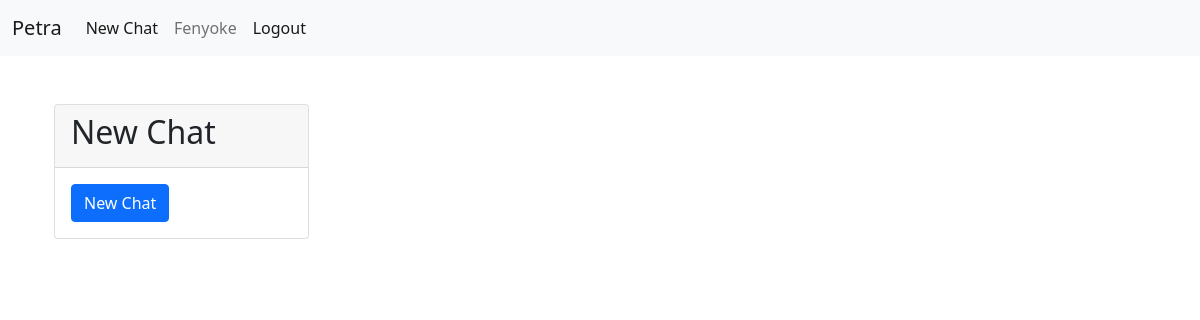
The page /profile/ (signed in) on the database as committed earlier.
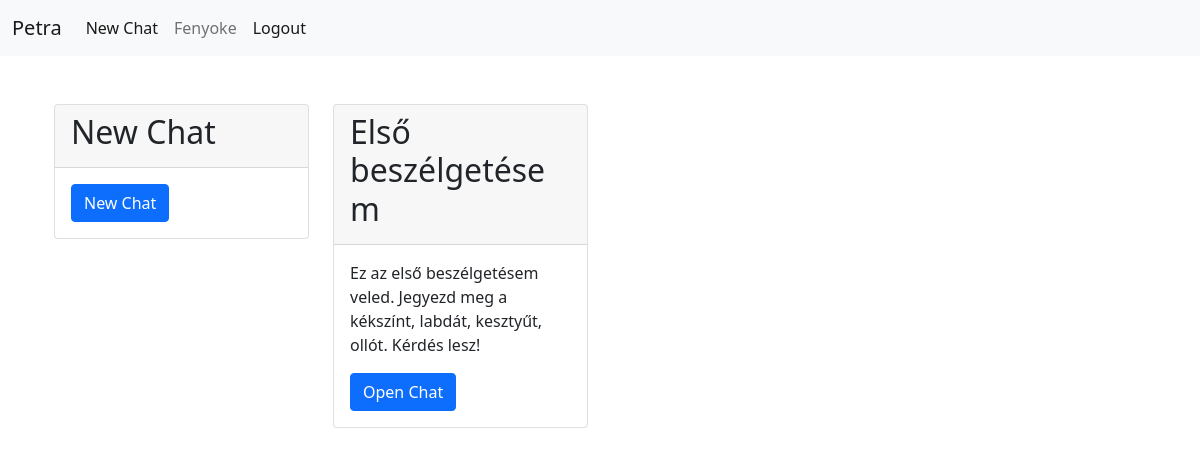
The same page on the database as committed later.
### PetraBot/models.py (models this page shows)
class Chat(models.Model):
    title = models.CharField(max_length=100)
    context = models.CharField(max_length=100)
    user = models.ForeignKey(User, on_delete=models.CASCADE, default=None)

### PetraBot/views.py (the view)
# urls.py: re_path(r'^profile/$', views.profile, name='profile'),
@login_required
def profile(request):
    chats = Chat.objects.all()
    if request.method == 'POST':
        return redirect('chat', pk=request.POST['cid'])
    return render(request, 'profile.html', {'chats': chats})

### templates/profile.html
{% extends 'base.html' %}
{% load static %}
{% block content %}
        <div class="container">
            {% if user.is_authenticated %}
            <div class="row">
                <div class="col-md-3">
                    <div class="card">
                        <div class="card-header">
                            <h2>New Chat</h2>
                        </div>
                        <div class="card-body">
                            <div class="col-md-12">
                                <a href="{% url 'new_chat' %}" class="btn btn-primary">New Chat</a>
                            </div>
                        </div>
                    </div>
                </div>
                {% for user in chats %}
                <div class="col-md-3">
                    <div class="card">
                        <div class="card-header">
                            <h2>{{ user.title }}</h2>
                        </div>
                        <div class="card-body">
                            <div class="col-md-12">
                                <p>{{ user.context }}</p>
                            </div>
                            <div class="col-md-12">
                               <a id = 'cid' name = 'chat' href="{% url 'chat' user.pk %}" class="btn btn-primary">Open Chat</a>
                            </div>
                        </div>
                    </div>
                </div>
                {% endfor %}
            </div>
        {% else %}
            <h5>You are not logged in</h5>
        {% endif %}
     {% endblock %}

### templates/base.html (shortened to what this page needs)
{% load static %}
<!DOCTYPE html>
<html lang="en">
    <head>
        <link href="https://cdn.jsdelivr.net/npm/bootstrap@5.0.2/dist/css/bootstrap.min.css" rel="stylesheet">
    </head>
    <body>
      {% block body %}
         <nav class="navbar navbar-expand-lg navbar-light bg-light">
              <div class="container-fluid">
                <a class="navbar-brand" >Petra</a>
                <div class="collapse navbar-collapse" id="navbarSupportedContent">
                    {% if user.is_authenticated %}
                          <ul class="navbar-nav me-auto mb-2 mb-lg-0">
                            <li class="nav-item">
                              <a class="nav-link active" aria-current="page" href="{% url 'new_chat' %}">New Chat</a>
                            </li>
                            <li class="nav-item">
                              <a class="nav-link" href="{% url 'profile' %}">{{ user.username }}</a>
                            </li>
                            <li class="nav-item">
                              <a class="nav-link active" href="{% url 'logout' %}" >Logout</a>
                            </li>
                          </ul>
                    {% else %}
                          <div class="dropdown-menu-right" aria-labelledby="userMenu">
                                <a href="{% url 'login' %}" class="btn btn-light">Log in</a>
                                <a href="{% url 'signup' %}" class="btn btn-info ml-2">Sign up</a>
                          <div class="dropdown-divider"></div>
                    {% endif %}
                </div>
              </div>
        </nav>
  <div class="container">
    {% block content %}
    {% endblock %}
  </div>
    {% endblock body %}
  </body>
</html>

Rows that differ between the two databases and show on the page:
added Chat: title "Első beszélgetésem", context "Ez az első beszélgetésem veled. Jegyezd meg a kékszínt, labdát, kesztyűt, ollót. Kérdés lesz!"
